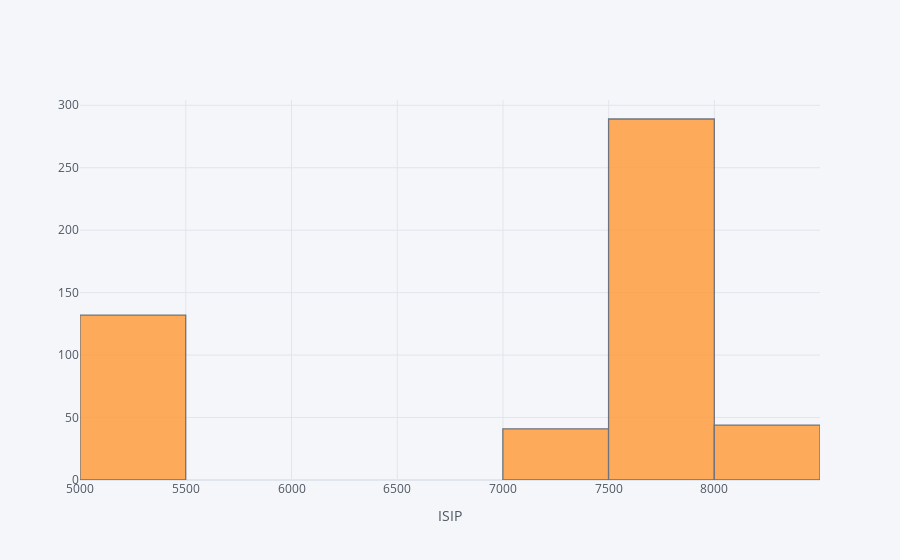

The cell this chart's notebook holds for it:
### Code cell
df_Shale['ISIP'].iplot(kind='hist', xTitle='ISIP')

### Figure 1 — Plotly figure (JSON) as saved in the notebook; plotly's stock layout.template omitted (floating-point values rounded to 4 significant figures; data arrays with more than 128 entries replaced by an {"elided": "..."} marker saying what was removed)
{"data": [{"histfunc": "count", "histnorm": "", "marker": {"color": "rgba(255, 153, 51, 1.0)", "line": {"color": "#4D5663", "width": 1.3}}, "name": "ISIP", "opacity": 0.8, "orientation": "v", "type": "histogram", "x": {"elided": "506 int values"}}], "layout": {"barmode": "overlay", "legend": {"bgcolor": "#F5F6F9", "font": {"color": "#4D5663"}}, "paper_bgcolor": "#F5F6F9", "plot_bgcolor": "#F5F6F9", "title": {"font": {"color": "#4D5663"}}, "xaxis": {"gridcolor": "#E1E5ED", "showgrid": true, "tickfont": {"color": "#4D5663"}, "title": {"font": {"color": "#4D5663"}, "text": "ISIP"}, "zerolinecolor": "#E1E5ED"}, "yaxis": {"gridcolor": "#E1E5ED", "showgrid": true, "tickfont": {"color": "#4D5663"}, "title": {"font": {"color": "#4D5663"}, "text": ""}, "zerolinecolor": "#E1E5ED"}}}
